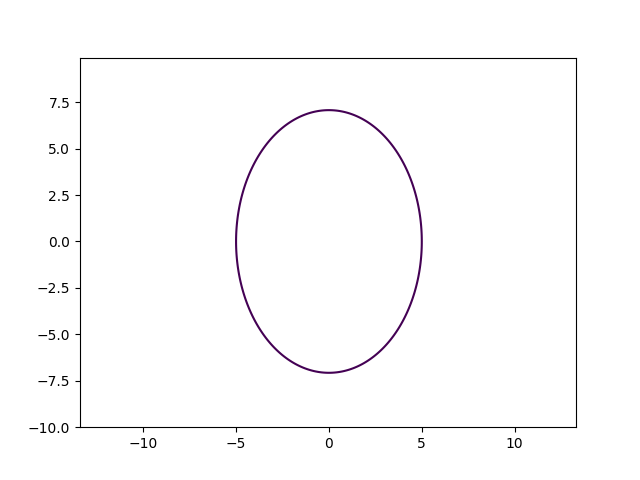

Write Python code to recreate this figure.
import matplotlib.pyplot as plt
import numpy as np
def elips_plotter(a=1,s=0.1,r=10):
    xr=np.arange(-r,r,s)
    yr=np.arange(-r,r,s)
    x,y=np.meshgrid(xr,yr)
    func=y**2+2*x**2
    plt.contour(x,y,func,levels=[a])
    plt.axis('equal')
    plt.savefig('task_1_3.png')
if __name__=='__main__':
    elips_plotter(50)
